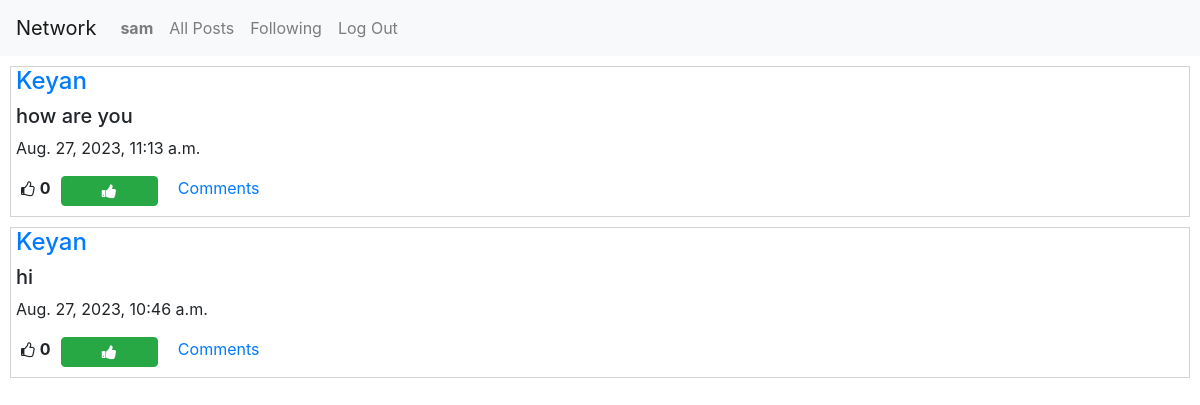
/following (signed in), run on an earlier commit of the app's database.
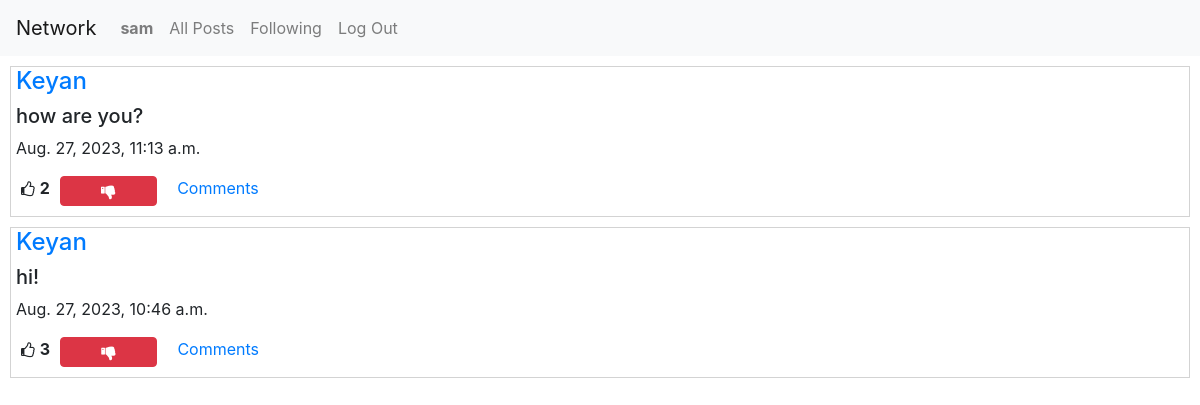
And on a later commit of the database.
### network/models.py (models this page shows, shortened)
class Post(models.Model):
    creater = models.ForeignKey(User, related_name='my_name', on_delete=models.CASCADE)
    content = models.CharField(max_length=255)
    liked = models.ManyToManyField(User, related_name='liked_users_or_post' ,blank=True, null=True)
    time = models.DateTimeField(auto_now_add=True)

class User(AbstractUser):
    pass

### network/views.py (the view)
# urls.py: path("following", views.following, name="following"),
def following(request):
    follng = Follow.objects.filter(me = request.user)
    all_posts = Post.objects.all().order_by('time').reverse()
    f_list = []
    for post in all_posts:
        for per in follng:
            if post.creater == per.following:
                f_list.append(post)
    p = Paginator(f_list, 10)
    page_no = request.GET.get('page')
    posts = p.get_page(page_no)
    user = request.user
    liked_posts = []
    posts_id = []
    for post in all_posts:
        if user in post.liked.all():
            liked_posts.append(post)
            posts_id.append(post.id)
    return render(request, "network/following.html", {
            "posts": posts,
            "liked" : liked_posts,
            "p_id" : posts_id
        })

### network/templates/network/following.html (shortened to what this page needs)
{% extends "network/layout.html" %}
{% block body %}
{% for post in posts %}
<div class="posts">
<a href='{% url 'profile' post.creater.id %}'><h4>{{post.creater}}</h4></a>
<h5>{{post.content}}</h5>
<p>{{post.time}}</p>
<div class = 'd-flex justify-content-flex-start'>
<i style="font-size:16px" class="fa">&#xf087;</i><b><p id='count_{{post.id}}'>{{post.liked.count}}</p></b></li>
{% if user.is_authenticated %}
{% if post in liked %}
  <button class="btn btn-danger fa fa-thumbs-down col-1" id='btn_{{ post.id}}' onclick="likeHandler({{post.id}},{{p_id}})"></button>
{% else %}
  <button class="btn btn-success fa fa-thumbs-up col-1" id='btn_{{ post.id}}' onclick="likeHandler({{post.id}},{{p_id}})"></button>
{% endif %}
{% endif %}
<a style='margin-left:10px' href='{% url 'readcomms' post.id %}' id='comm_a{{post.id}}'>Comments</a>
</div>
</div>
{% endfor %}
{% endblock %}

What changed in the data, as far as the page shows it:
changed Post: content "how are you" → "how are you?"; liked.count "0" → "2"
changed Post "Aug. 27, 2023, 10:46 a.m.": content "hi" → "hi!"; liked.count "0" → "3"
